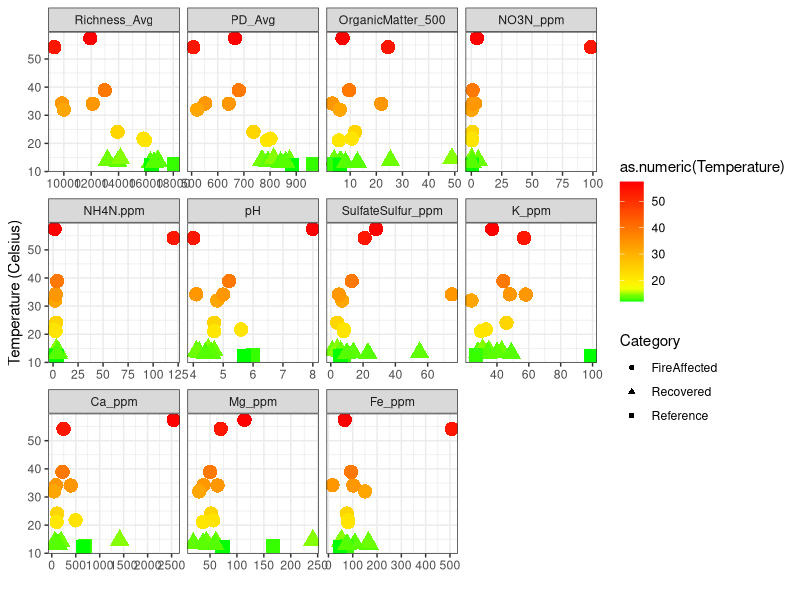

Recreate this plot in R.
#read in mapping file w/ Centralia contextual data
data=read.table("Centralia_ContextualMap_09june15.txt", header=TRUE, sep="\t")

#remove data we don't want to plot Ars (NAs)
noplotting=c("Richness_SD", "PD_SD", "TimeSinceActivityStart", "TimeSinceRecovered", "OrganicMatter_360", "Iron_ppm", "As_ppm")
data=data[,is.element(colnames(data), noplotting)==FALSE]

#Load R packages
library(ggplot2)
library(reshape2)

#use "melt" from the reshape2 package to make a redundant table for plotting chemistry
data.long=melt(data, id.vars=c("SampleID", "Temperature", "Category", "Activity", "FireFront", "Elick", "Name2"))

#make a gradient color palette
GnYlOrRd=colorRampPalette(colors=c("green", "yellow", "orange","red"), bias=2)


#plot
p=ggplot(data.long, aes(y=as.numeric(Temperature), x=value))+
  
  #add points layer
  geom_point(aes(y=as.numeric(Temperature), x=value, shape=Category,size=1, color=as.numeric(Temperature)))+
  
  #set facet with 4 columns, make x-axes appropriate for each variable
  facet_wrap(~variable, ncol=4, scales="free_x")+ 
  
  #set gradient for temperature and add gradient colorbar
  scale_color_gradientn(colours=GnYlOrRd(20), guide="colorbar")+
  
  #omit the legend for the size of the points
  scale_size(guide=FALSE)+
  
  #define the axis labels
  labs(y="Temperature (Celsius)", x=" ")+
  
  #set a simple theme
  theme_bw()
